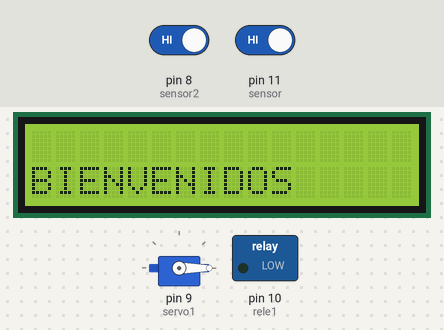
The sketch below on a simulated Arduino Uno, built with avr-gcc and run on an emulated ATmega328P. Shown: servo, 16×2 character LCD, switched loads named in the sketch (green lamp = pin HIGH). The inputs (shaded band) are chosen by the test bench; at power-on: pin 11 (sensor) HIGH, pin 8 (sensor2) HIGH.

Above: at 1.2 s.
1.3 s: pin 11 (sensor) driven LOW
At 2.2 s:
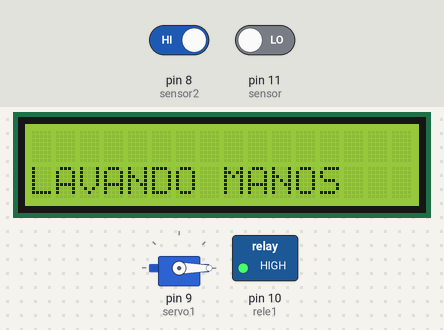
Timing chart, 0 to 4.3 s (numbered marks = the images above; inputs shaded):
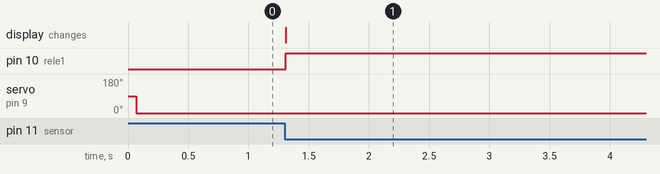

The sketch:

jabon_proyecto.ino
```cpp
#include <Servo.h>
#include <LiquidCrystal.h>
LiquidCrystal lcd(2, 3, 4, 5, 6, 7);
Servo servo1;
int sensor2 = 8;
int sensor = 11;
int rele1 = 10;
int estado = 0;

void setup() {
  Serial.begin(9600);
  pinMode(sensor, INPUT);
  pinMode(sensor2, INPUT);
  pinMode(rele1, OUTPUT);
  servo1.attach(9);
  lcd.begin(16, 2);
}

void loop() {


estado=digitalRead(sensor);
if(estado==LOW)
{
  lcd.clear();
  lcd.setCursor(0,2);
  lcd.print("LAVANDO MANOS");
  digitalWrite(rele1, HIGH);
  delay(5000);
}
else
{
  lcd.clear();
  lcd.setCursor(0,3);
  lcd.print("BIENVENIDOS");
  digitalWrite(rele1, LOW);
}


estado=digitalRead(sensor2);
if(estado==LOW)
{
  delay(2000);
  servo1.write(180);
  delay(1500);

}
else
{
  servo1.write(0);
}
}
```

Measured:
- after the input at 1.3 s, pin 10 (rele1): LOW → HIGH at once; the display: changes at once (image 1)
